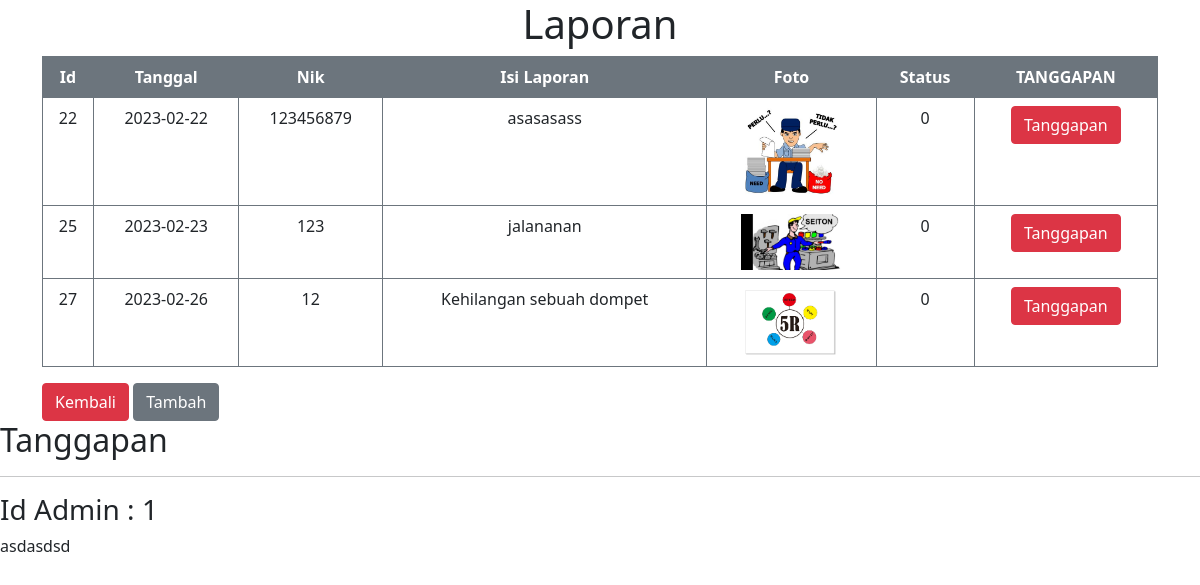
The page /XII_RPL_UKK_Pengaduan_Masyarakat_Tio-main/Theo/tanggapan.php on the database its author committed.
### tables this page shows
CREATE TABLE `pengaduan` (
  `id_pengaduan` int(100) NOT NULL,
  `tgl_pengaduan` date NOT NULL,
  `nik` char(20) NOT NULL,
  `isi_laporan` varchar(32) NOT NULL,
  `foto` varchar(225) NOT NULL,
  `status` enum('0','proses','selesai') NOT NULL
);

CREATE TABLE `tanggapan` (
  `id_tanggapan` int(11) NOT NULL,
  `id_pengaduan` int(11) NOT NULL,
  `tgl_tanggapan` date NOT NULL,
  `tanggapan` text NOT NULL,
  `id_petugas` int(11) NOT NULL
);

### XII_RPL_UKK_Pengaduan_Masyarakat_Tio-main/Theo/tanggapan.php (the view, shortened to what this page needs)
<!doctype html>
<html lang="en">
<head>
    <link href="https://cdn.jsdelivr.net/npm/bootstrap@5.0.2/dist/css/bootstrap.min.css" rel="stylesheet">
</head>
<body>
    <?php
    $db = new PDO("mysql:host=localhost;dbname=pengaduan_masyarakat", 'root', '');
    $query = $db->query('SELECT * FROM pengaduan')
    ?>
    <div class="container-sm">
        <h1 class="text-black text-center">Laporan</h1>
        <table border="1" cellpadding="10" cellspacing="0" class="table table-bordered border-secondary bg-white text-center">
            <thead class="bg-secondary text-white">
                <th>Id</th>
                <th>Tanggal</th>
                <th>Nik</th>
                <th>Isi Laporan</th>
                <th>Foto</th>
                <th>Status</th>
                <th>TANGGAPAN</th>
            </thead>
            <tbody>
                <?php while ($data = $query->fetch()) : ?>
                    <tr>
                        <td><?= $data['id_pengaduan'] ?></td>
                        <td><?= $data['tgl_pengaduan'] ?></td>
                        <td><?= $data['nik'] ?></td>
                        <td><?= $data['isi_laporan'] ?></td>
                        <td><img src="<?= './foto/' . $data['foto'] ?>" width="100px"></td>
                        <td><?= $data['status'] ?></td>
                        <TD>
                        <a href="tambah6.php " class="btn btn-danger">Tanggapan</a>
                        </TD>
                    </tr>
                <?php endwhile ?>
            </tbody>
        </table>
        <a href="index2.php " class="btn btn-danger">Kembali</a>
        <a href="tanggapan.php" class="btn btn-secondary">Tambah</a>
    </div>
    <h2>Tanggapan</h2>
    <div class="">
        <?php
        $query = $db->query("select * from tanggapan");
        $data = $query->fetchAll();
        ?>
        <hr>
        <?php foreach ($data as $data) : ?>
            <h3> Id Admin :
                <?= $data['id_petugas']; ?></h3>
            <p><?= $data['tanggapan']; ?></p>
        <?php endforeach ?>
    </div>
</body>
</html>

### XII_RPL_UKK_Pengaduan_Masyarakat_Tio-main/Theo/tanggapan.php (style rules this page uses)
body { background-image: url("pixelart.jpg"); background-size: cover; }

### rows shown on the page
pengaduan: id_pengaduan "22", tgl_pengaduan "2023-02-22", nik "123456879", isi_laporan "asasasass", foto (picture), status "0"
pengaduan: id_pengaduan "25", tgl_pengaduan "2023-02-23", nik "123", isi_laporan "jalananan", foto (picture), status "0"
pengaduan: id_pengaduan "27", tgl_pengaduan "2023-02-26", nik "12", isi_laporan "Kehilangan sebuah dompet", foto (picture), status "0"
tanggapan: id_petugas "1", tanggapan "asdasdsd"
